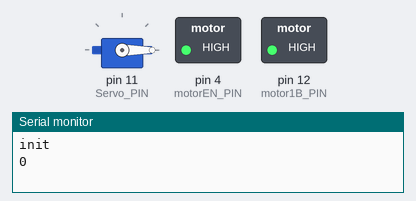
Simulated run of this sketch. Board: Arduino Uno, built with avr-gcc and run on an emulated ATmega328P. On the bench: servo, switched loads named in the sketch (green lamp = pin HIGH), the last lines printed to the serial monitor.

Above: at 0.25 s.
At 4.25 s:
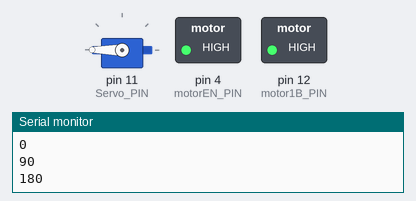
At 8.2 s:
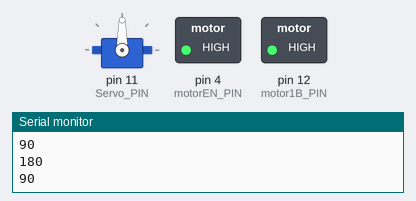
Timing chart, 0 to 10.6 s (numbered marks = the images above):
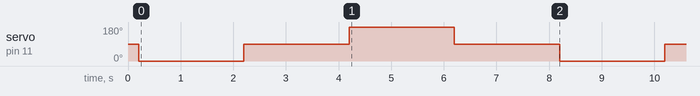

The sketch:

btn8982ServoTest.ino
```cpp
#include <Servo.h>
const static uint8_t motor1B_PIN = 12;
const static uint8_t Servo_PIN = 11;
const static uint8_t motorEN_PIN = 4;

Servo myservo;

void setup() {

  Serial.begin(115200);

  myservo.attach(Servo_PIN);
  delay(200);
  Serial.println("init");


  pinMode(motor1B_PIN, OUTPUT);
  digitalWrite(motor1B_PIN, HIGH);


  pinMode(motorEN_PIN, OUTPUT);
  digitalWrite(motorEN_PIN, HIGH);

}

void loop() {

//  analogWrite(motor1B_PIN,255);
//  Serial.println("motor1B_PIN");
//
//  delay(3000);


    myservo.write(0);
    Serial.println("0");
    delay(2000);
    myservo.write(90);
    Serial.println("90");
    delay(2000);
    myservo.write(180);
    Serial.println("180");
    delay(2000);
    myservo.write(90);
    Serial.println("90");
    delay(2000);


}
```

Measured:
- by itself, servo on pin 11 (Servo_PIN): repeats every 8.0 s: 90° 2.0 s, 180° 2.0 s, 90° 2.0 s, 0° 2.0 s
